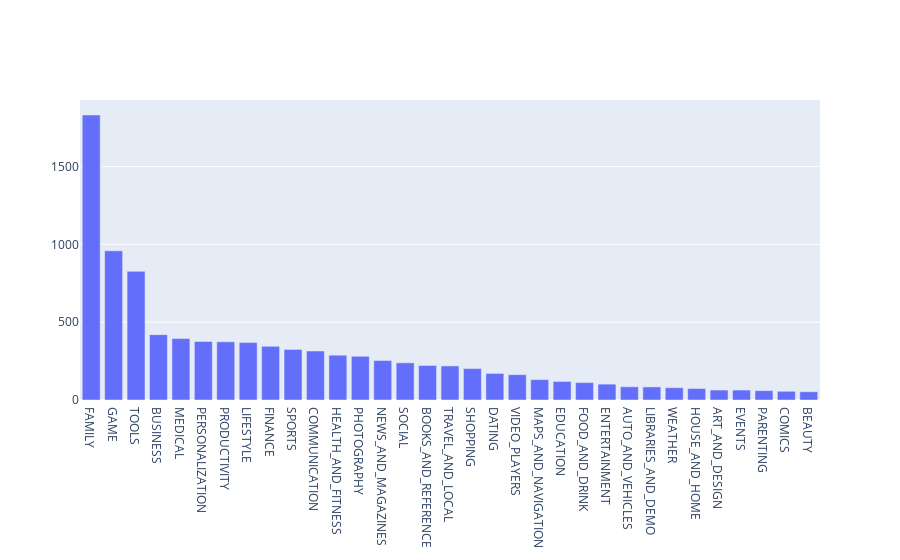

The notebook cell this image was saved under:
### Markdown cell above
## 3. Exploring app categories
<p>With more than 1 billion active users in 190 countries around the world, Google Play continues to be an important distribution platform to build a global audience. For businesses to get their apps in front of users, it's important to make them more quickly and easily discoverable on Google Play. To improve the overall search experience, Google has introduced the concept of grouping apps into categories.</p>
<p>This brings us to the following questions:</p>
<ul>
<li>Which category has the highest share of (active) apps in the market? </li>
<li>Is any specific category dominating the market?</li>
<li>Which categories have the fewest number of apps?</li>
</ul>
<p>We will see that there are <code>33</code> unique app categories present in our dataset. <em>Family</em> and <em>Game</em> apps have the highest market prevalence. Interestingly, <em>Tools</em>, <em>Business</em> and <em>Medical</em> apps are also at the top.</p>

### Code cell
import plotly
plotly.offline.init_notebook_mode(connected=True)
import plotly.graph_objs as go

# Print the total number of unique categories
num_categories = apps['Category'].nunique()
print('Number of categories = ', num_categories)

# Count the number of apps in each 'Category' and sort them for easier plotting
num_apps_in_category = apps['Category'].value_counts().sort_values(ascending=False)

data = [go.Bar(
        x = num_apps_in_category.index, # index = category name
        y = num_apps_in_category.values, # value = count
)]

plotly.offline.iplot(data)

### Figure 1 — Plotly figure (JSON) as saved in the notebook; plotly's stock layout.template omitted (floating-point values rounded to 4 significant figures)
{"data": [{"type": "bar", "x": ["FAMILY", "GAME", "TOOLS", "BUSINESS", "MEDICAL", "PERSONALIZATION", "PRODUCTIVITY", "LIFESTYLE", "FINANCE", "SPORTS", "COMMUNICATION", "HEALTH_AND_FITNESS", "PHOTOGRAPHY", "NEWS_AND_MAGAZINES", "SOCIAL", "BOOKS_AND_REFERENCE", "TRAVEL_AND_LOCAL", "SHOPPING", "DATING", "VIDEO_PLAYERS", "MAPS_AND_NAVIGATION", "EDUCATION", "FOOD_AND_DRINK", "ENTERTAINMENT", "AUTO_AND_VEHICLES", "LIBRARIES_AND_DEMO", "WEATHER", "HOUSE_AND_HOME", "ART_AND_DESIGN", "EVENTS", "PARENTING", "COMICS", "BEAUTY"], "y": [1832, 959, 827, 420, 395, 376, 374, 369, 345, 325, 315, 288, 281, 254, 239, 222, 219, 202, 171, 163, 131, 119, 112, 102, 85, 84, 79, 74, 64, 64, 60, 56, 53]}], "layout": {}}
